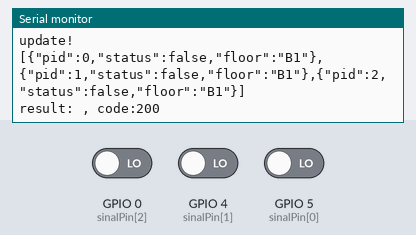
A sketch run on a simulated ESP8266 (NodeMCU). Shown: the last lines printed to the serial monitor. Inputs (shaded band) come from the test bench; at power-on: GPIO 0 (sinalPin[2]) LOW, GPIO 4 (sinalPin[1]) LOW, GPIO 5 (sinalPin[0]) LOW. WiFi joins after 1.5 s; servers stay silent unless stated; uploads are accepted with an empty reply.

Above: at 3.4 s.
3.5 s: GPIO 0 (sinalPin[2]) driven HIGH
At 7.58 s:
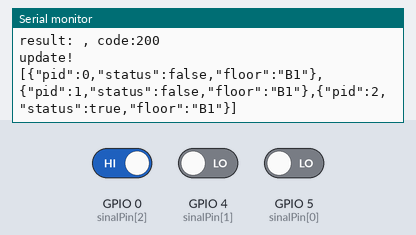
14.0 s: GPIO 4 (sinalPin[1]) driven HIGH
At 17.99 s:
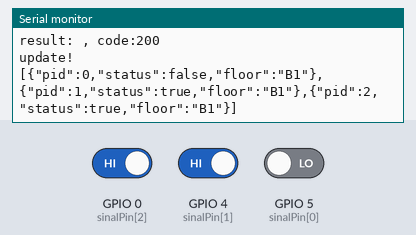
24.5 s: GPIO 5 (sinalPin[0]) driven HIGH
At 28.4 s:
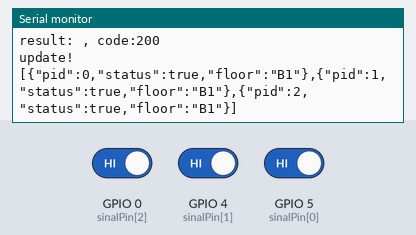
34.9 s: GPIO 0 (sinalPin[2]) driven LOW
At 38.81 s:
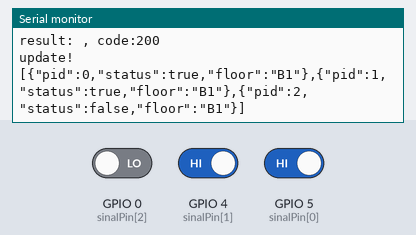
45.3 s: GPIO 4 (sinalPin[1]) driven LOW
At 49.22 s:
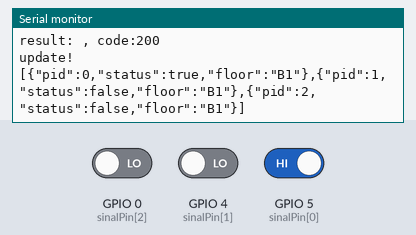
55.7 s: GPIO 0 (sinalPin[2]) driven HIGH
At 59.63 s:
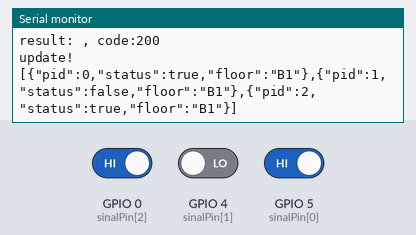

Measured:
- after the input at 3.5 s, the serial monitor: prints a new line after 3.9 s (image 1)
- after the input at 14.0 s, the serial monitor: prints a new line after 3.8 s (image 2)
- after the input at 24.5 s, the serial monitor: prints a new line after 3.7 s (image 3)
- after the input at 34.9 s, the serial monitor: prints a new line after 3.8 s (image 4)
- after the input at 45.3 s, the serial monitor: prints a new line after 3.8 s (image 5)
- after the input at 55.7 s, the serial monitor: prints a new line after 3.8 s (image 6)

The sketch:

esp8266-dev.ino
```cpp
#include <ESP8266WiFi.h>
#include <WiFiClient.h>
#include <ESP8266WebServer.h>
#include <Arduino.h>
#include <ArduinoJson.h>
#include <ESP8266WiFi.h>
#include <ESP8266WiFiMulti.h>
#include <ESP8266HTTPClient.h>
#include <WiFiClient.h>

#ifndef STASSID
#define STASSID "MakeNTU2019-NCU"
#define STAPSK  "lazy_tech"
#define SERVER "http://makentu2019-test.herokuapp.com"
#endif

const char *ssid = STASSID;
const char *password = STAPSK;
const String host = SERVER;

String token = "undefined";
boolean b_spaceStatus = false;
int sinalPin[3] = {5,4,0};
int totalSinalLength = 3;
int deviceID = -1;

void setup(){
  Serial.begin(115200);

  for(int i=0;i<totalSinalLength;i++){
    pinMode(sinalPin[i],INPUT);
  }

  WiFi.mode(WIFI_STA);
  WiFi.begin(ssid, password);
  Serial.print("\nConnecting.");

  // Wait for connection
  while (WiFi.status() != WL_CONNECTED) {
    Serial.print(".");
    delay(500);
  }

  Serial.println("\n------------------------");
  Serial.print("SSID:\t\t");
  Serial.println(ssid);
  Serial.print("Password:\t");
  Serial.println(password);
  Serial.println("------------------------\n");
  Serial.print("Connected to ");
  Serial.println(ssid);
  Serial.print("IP address: ");
  Serial.println(WiFi.localIP());

  Serial.println("geting token...");
  while(token=="undefined"){
    Serial.print("Status: ");
    token = registered();
    delay(500);
  }
  Serial.println("token: "+token);
}

void loop(){
  Serial.println("update!");
  updateRequest();
//  getSpaceStatus(totalSinalLength);
  delay(5000);
}

String registered(){
  WiFiClient client;
  HTTPClient http;

  if (http.begin(client, host+"/api/registered?name=esp8266&lat=25.045722&lon=121.5315245")){
    int httpCode = http.GET();
    if(httpCode > 0){
      //Serial.printf("[HTTP] GET... code: %d\n", httpCode);
      if(httpCode == HTTP_CODE_OK || httpCode == HTTP_CODE_MOVED_PERMANENTLY){
        StaticJsonDocument<256> doc;
        String data = http.getString();
        DeserializationError error = deserializeJson(doc, data);
        Serial.println("success!!");
        String token = doc["token"];
        deviceID = doc["id"];
        return token;
      }else{
        Serial.println("[HTTP] Server error code: "+String(httpCode));
      }
    }else{
      Serial.println("[HTTP] GET... failed");
    }
    http.end();
  }else{
    Serial.println("[HTTP] Unable to connect");
  }
  return "undefined";
}

void updateRequest(){
  WiFiClient client;
  HTTPClient http;
  StaticJsonDocument<256> spaceStatus;
  spaceStatus["token"] = token;
  spaceStatus = false;

  String path = "/api/update";
  String ssts = (b_spaceStatus?"true":"false");
  String parame = "token="+token+"&status="+ssts+"&space="+getSpaceStatus(totalSinalLength);
  if(http.begin(host+path)){
    http.addHeader("Content-Type", "application/x-www-form-urlencoded");
    int statusCode = http.POST(parame);
    String result = http.getString();
    Serial.println("result: "+result+", code:"+String(statusCode));
  }
}

String getSpaceStatus(int len){
//  const size_t CAPACITY = JSON_ARRAY_SIZE(10);
  String r = "[";
  b_spaceStatus = false;
  for(int i=0;i<len;i++){
    String s = sensorStatus(i);
    if(s=="true")
      b_spaceStatus = true;
    String jsonObj = "{\"pid\":"+String(i)+",\"status\":"+s+",\"floor\":\"B1\"}"+(i+1<len?",":"");
    r+=jsonObj;
  }
  r+="]";
  Serial.println(r);
  return r;
}

String sensorStatus(int p){
  return digitalRead(sinalPin[p])==1?"true":"false";
}
```
